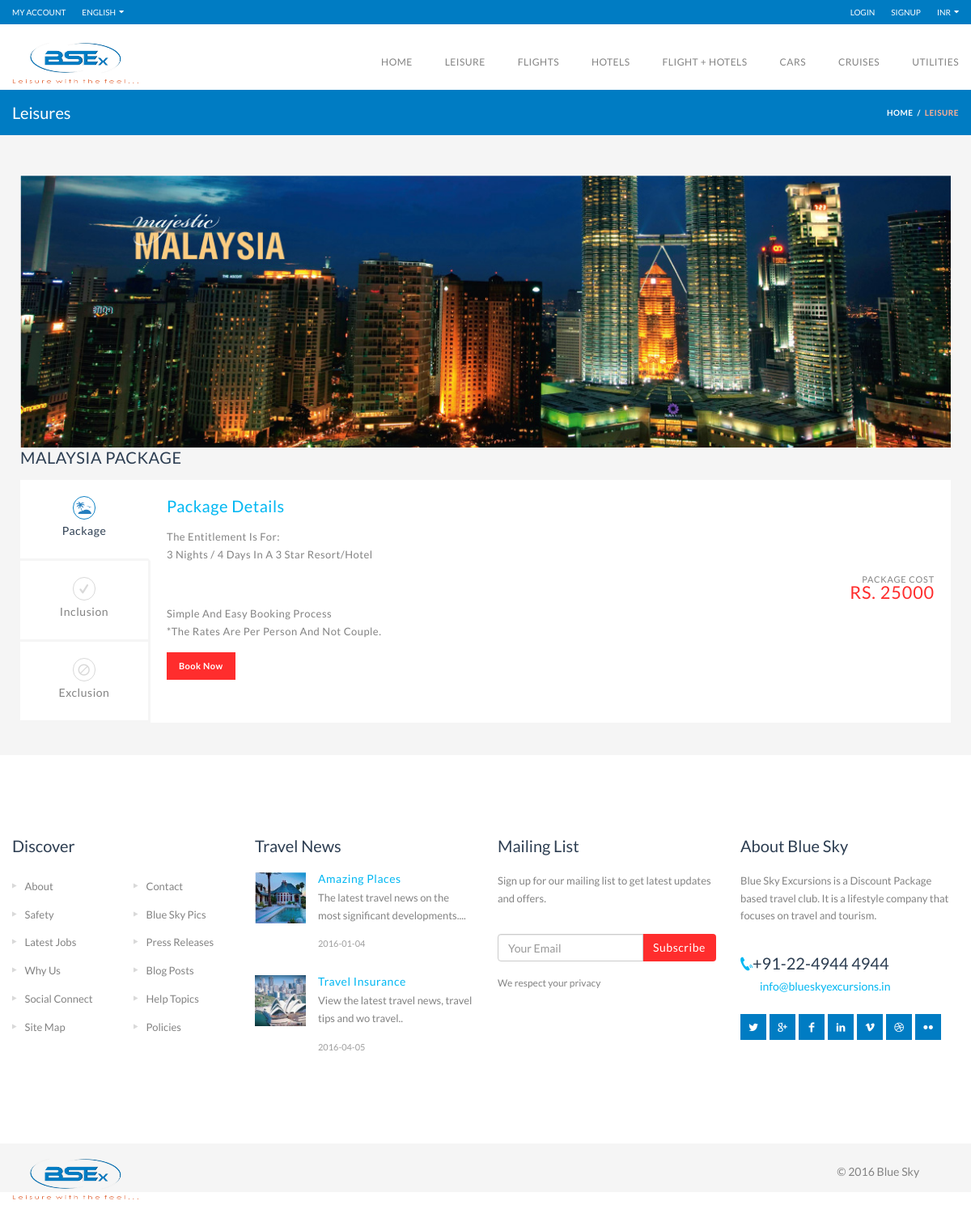
Screenshot of /index.php/Index_controller/i_package/MALAYSIA with the database file from the repository.
### tables this page shows
CREATE TABLE IF NOT EXISTS `leisure_packages` (
  `l_id` int(30) NOT NULL,
  `Packages_Name` varchar(100) NOT NULL,
  `Packages_image` varchar(1000) NOT NULL,
  `Package_Details_titel` varchar(5000) NOT NULL,
  `Package_Entitlement` varchar(3000) NOT NULL,
  `Package_Bokking_Process` varchar(3000) NOT NULL,
  `Package_Cast` float NOT NULL,
  `Online_Charge` float NOT NULL,
  `Other_Charge` float NOT NULL,
  `Total_nights` varchar(50) NOT NULL,
  `Inclusion` varchar(3000) NOT NULL,
  `Exclusion` varchar(5000) NOT NULL,
  `Location_name` varchar(100) NOT NULL,
  `Status` varchar(12) NOT NULL
);

CREATE TABLE IF NOT EXISTS `discover` (
  `d_id` int(11) NOT NULL,
  `Name` varchar(50) NOT NULL,
  `Active` varchar(11) NOT NULL DEFAULT 'Active'
);

CREATE TABLE IF NOT EXISTS `travel_news` (
  `t_id` int(11) NOT NULL,
  `title` varchar(50) NOT NULL,
  `content` varchar(1000) NOT NULL,
  `date` date NOT NULL,
  `image` varchar(1000) NOT NULL
);

CREATE TABLE IF NOT EXISTS `footer_about` (
  `abt_id` int(11) NOT NULL,
  `content` varchar(1000) NOT NULL,
  `phone` varchar(20) NOT NULL,
  `email` varchar(100) NOT NULL
);

### application/controllers/Index_controller.php (called while the page is built, shortened)
<?php
class Index_controller extends CI_Controller
{
    function __Construct()
    {
        $this->load->model('Cms_model');
		$this->load->model('User_model');
    }
    public function i_package($country_name = null)
    {
		$this->session->all_userdata();
		$data['user'] = $this->User_model->get_ssesion_data($this->session->userdata("u_id"));
        $data['menu']          = $this->Cms_model->get_menu_packages();
		$data['booking']          = $this->Cms_model->get_booking_packages();
		$data['home_data']     = $this->Cms_model->get_packages_table($country_name);
        $data['discover_data'] = $this->Cms_model->get_Discover();
        $data['news_data']     = $this->Cms_model->get_news();
        $data['footer_about']  = $this->Cms_model->get_Footer_About();
        $this->load->view('include/head_view', $data);
        $this->load->view('include/top_bar_view');
        $this->load->view('individual_package');
        $this->load->view('include/footer_view');
    }
}
?>

### index.php (called while the page is built, shortened)
<?php
require_once BASEPATH.'core/CodeIgniter.php';

### application/models/Cms_model.php (called while the page is built, shortened)
<?php
class Cms_model extends CI_Model
{
	function get_packages_table($country_name=null)
    {
        $this->db->select('l_id,Packages_Name,Packages_image,Package_Details_titel,Package_Entitlement,Package_Bokking_Process,Package_Cast,Inclusion,Exclusion,Location_name,Online_Charge,Other_Charge,Total_nights');
        $query = $this->db->get_where('leisure_packages', array('Location_name' => $country_name));
        return $query->result_array();
    }
	function get_menu_packages()
    {
        $this->db->select('l_id,Packages_Name,Packages_image,Package_Details_titel,Package_Entitlement,Package_Bokking_Process,Package_Cast,Inclusion,Exclusion,Location_name,Online_Charge,Other_Charge,Total_nights');
        $query = $this->db->get('leisure_packages');
        return $query->result_array();
    }
	function get_booking_packages($country_name=null)
    {
        $this->db->select('l_id,Packages_Name,Packages_image,Package_Details_titel,Package_Entitlement,Package_Bokking_Process,Package_Cast,Inclusion,Exclusion,Location_name,Online_Charge,Other_Charge,Total_nights');
        $query = $this->db->get_where('leisure_packages', array('Location_name' => $country_name));
        return $query->row_array();
    }
	function get_Discover()
    {
        $this->db->select("d_id,Name");
        $query = $this->db->get('Discover');
        return $query->result_array();
    }
	function get_news()
    {
        $this->db->select("	t_id,title,content,date,image");
        $query = $this->db->get('travel_news');
        return $query->result_array();
    }
		function get_Footer_About()
		{
			$this->db->select("abt_id,content,phone,email");
			$query = $this->db->get('footer_about');
			return $query->row_array();
		}
}

### application/views/include/footer_view.php (the view, shortened to what this page needs)
<footer id="footer">
            <div class="footer-wrapper">
                <div class="container">
                    <div class="row">
                        <div class="col-sm-6 col-md-3">
                            <h2>Discover</h2>
                            <ul class="discover triangle hover row">
							 <?php foreach ($discover_data as $employee) { ?>
                                <li class="col-xs-6"><a href="index.php/Index_controller/<?php echo $employee["Name"]; ?>"><?php echo $employee["Name"]; ?></a></li>
							 <?php } ?>
                            </ul>
                        </div>
                        <div class="col-sm-6 col-md-3">
                            <h2>Travel News</h2>
                            <ul class="travel-news">
							<?php foreach ($news_data as $employee) { ?>
                                <li>
                                    <div class="thumb">
                                        <a href="#">
                                            <img src="<?=($employee["image"]); ?>" alt="" width="63" height="63" />
                                        </a>
                                    </div>
                                    <div class="description">
                                        <h5 class="s-title"><a href="#"><?=($employee["title"]); ?></a></h5>
                                        <p><?=($employee["content"]); ?>..</p>
                                        <span class="date"><?=($employee["date"]); ?></span>
                                    </div>
                                </li>
							<?php }?>
                            </ul>
                        </div>
                        <div class="col-sm-6 col-md-3">
                            <h2>Mailing List</h2>
                            <p>Sign up for our mailing list to get latest updates and offers.</p>
                            <br/>
							<form action="index.php/Index_controller/subscribe" method="post">
							<div class="input-group">
							<input type="email" class="form-control" name="email" placeholder="Your Email" required>
							<span class="input-group-btn">
							<button class="btn btn-secondary" type="submit">Subscribe</button>
							</span>
							</div>
                           <br />
                            <span>We respect your privacy</span>
                        </div>
                        <div class="col-sm-6 col-md-3">
                            <h2>About Blue Sky</h2>
                            <p><?php echo $footer_about["content"];?></p>
                            <br />
                            <address class="contact-details">
                                <span class="contact-phone"><i class="soap-icon-phone"></i><?php echo $footer_about["phone"];?></span>
                                <br />
                                <a href="index.php/Index_controller/index" class="contact-email"><?php echo $footer_about["email"];?></a>
                            </address>
                            <ul class="social-icons clearfix">
                                <li class="twitter"><a title="twitter" href="#" data-toggle="tooltip"><i class="soap-icon-twitter"></i></a></li>
                                <li class="googleplus"><a title="googleplus" href="#" data-toggle="tooltip"><i class="soap-icon-googleplus"></i></a></li>
                                <li class="facebook"><a title="facebook" href="#" data-toggle="tooltip"><i class="soap-icon-facebook"></i></a></li>
                                <li class="linkedin"><a title="linkedin" href="#" data-toggle="tooltip"><i class="soap-icon-linkedin"></i></a></li>
                                <li class="vimeo"><a title="vimeo" href="#" data-toggle="tooltip"><i class="soap-icon-vimeo"></i></a></li>
                                <li class="dribble"><a title="dribble" href="#" data-toggle="tooltip"><i class="soap-icon-dribble"></i></a></li>
                                <li class="flickr"><a title="flickr" href="#" data-toggle="tooltip"><i class="soap-icon-flickr"></i></a></li>
                            </ul>
                        </div>
                    </div>
                </div>
            </div>
            <div class="bottom gray-area">
                <div class="container">
                <div class="container">
                    <div class="logo pull-left">
                        <a href="index.php/Index_controller/index" title="Blue Sky - home">
                        </a>
                    </div>
                    <div class="pull-right">
                    </div>
                    <div class="copyright pull-right">
                        <p>&copy; 2016 Blue Sky</p>
                    </div>
                </div>
            </div>
        </footer>
</body>
</html>

### application/views/individual_package.php (shortened to what this page needs)
<div class="page-title-container">
   <div class="container">
      <div class="page-title pull-left">
         <h2 class="entry-title">Leisures</h2>
      </div>
      <ul class="breadcrumbs pull-right">
         <li><a href="index.php/Index_controller/index">HOME</a></li>
         <li class="active">Leisure</li>
      </ul>
   </div>
</div>
<section id="content">
   <div class="container">
      <div id="main">
	  <div class="page">
            <div class="post-content">
               <div class="blog-infinite">
                  <div class="post-meta">
                     <div class="post-content-wrapper">
                        <figure class="image-container">
                           <a href="index.php/Index_controller/thailand" ><img src="<?=$home_data[0]["Packages_image"]; ?>" alt="" /></a>
                        </figure>
						    <?php
                            $i=0;
							foreach ($home_data as $employee) { ?>
                        <div class="details">
                           <h2 class="text-uppercase"><?php echo $employee["Packages_Name"]; ?></h2>
                           <div class="tab-container full-width-style white-bg">
                              <ul class="tabs">
                                 <li class="active"><a href="#first-tab<?= $i; ?>" data-toggle="tab"><i class="soap-icon-beach circle"></i>Package</a></li>
                                 <li class=""><a href="#second-tab<?= $i+1 ?>" data-toggle="tab"><i class="soap-icon-check circle"></i>Inclusion</a></li>
                                 <li class=""><a href="#third-tab<?= $i+2 ?>" data-toggle="tab"><i class="soap-icon-restricted circle"></i>Exclusion</a></li>
                              </ul>
                              <div class="tab-content">
                                 <div class="tab-pane fade active in" id="first-tab<?= $i; ?>">
                                    <h2 class="tab-content-title"><?=$employee["Package_Details_titel"]; ?></h2>
                                    <p>The entitlement is for: </br> <?=$employee["Package_Entitlement"]; ?></br></p>
                                    <p><span class="price"><small>PACKAGE COST</small>Rs.  <?=$employee["Package_Cast"]; ?></span>
                                    </p>
                                    <p>&nbsp;</p>
                                    <p>Simple And Easy booking process </br> <?=$employee["Package_Bokking_Process"]; ?></p>
                                    <button><a href="index.php/Index_controller/booking/<?php echo $employee["l_id"]; ?>">Book Now</a></button>
                                 </div>
                              </div>
                           </div>
                        </div>
				  <?php  $i++; } ?>
                     </div>
                  </div>
               </div>
            </div>
         </div>
      </div>
   </div>
</section>
</div>
</body>
</html>

### assest/css/responsive.css (style rules this page uses)
@media (min-width: 1200px) { .container { padding-left: 0; padding-right: 0; } }

### application/views/include/top_bar_view.php (style rules this page uses)
input:required:invalid, input:focus:invalid { background-image: url(assest/images/form-icon/nvalid.png); background-position: right top; background-repeat: no-repeat; }

### rows the page displays
leisure_packages: Packages_image (picture), Packages_Name "MALAYSIA PACKAGE", Package_Details_titel "Package Details", Package_Entitlement "3 Nights / 4 Days In A 3 Star Resort/Hotel", Package_Cast "25000", Package_Bokking_Process "*The Rates Are Per Person And Not Couple."
discover: Name "About"
discover: Name "Contact"
discover: Name "Safety"
discover: Name "Blue Sky Pics"
discover: Name "Latest Jobs"
discover: Name "Press Releases"
discover: Name "Why Us"
discover: Name "Blog Posts"
discover: Name "Social Connect"
discover: Name "Help Topics"
discover: Name "Site Map"
discover: Name "Policies"
travel_news: image (picture), title "Amazing Places", content "The latest travel news on the most significant developments..", date "2016-01-04"
travel_news: image (picture), title "Travel Insurance", content "View the latest travel news, travel tips and wo travel", date "2016-04-05"
footer_about: content "Blue Sky Excursions is a Discount Package based travel club. It is a lifestyle company that focuses on travel and tourism.", phone "+91-22-4944 4944", email "info@blueskyexcursions.in"
